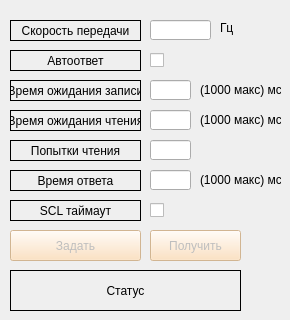
    <widget class="QWidget" name="tab_3">
     <attribute name="title">
      <string>Настройка</string>
     </attribute>
     <widget class="QLabel" name="label_14">
      <property name="geometry">
       <rect>
        <x>10</x>
        <y>20</y>
        <width>131</width>
        <height>21</height>
       </rect>
      </property>
      <property name="frameShape">
       <enum>QFrame::Panel</enum>
      </property>
      <property name="text">
       <string>Скорость передачи</string>
      </property>
      <property name="alignment">
       <set>Qt::AlignCenter</set>
      </property>
     </widget>
     <widget class="QLineEdit" name="lineEditBitRate">
      <property name="geometry">
       <rect>
        <x>150</x>
        <y>20</y>
        <width>61</width>
        <height>20</height>
       </rect>
      </property>
     </widget>
     <widget class="QLabel" name="label_15">
      <property name="geometry">
       <rect>
        <x>10</x>
        <y>50</y>
        <width>131</width>
        <height>21</height>
       </rect>
      </property>
      <property name="frameShape">
       <enum>QFrame::Panel</enum>
      </property>
      <property name="text">
       <string>Автоответ</string>
      </property>
      <property name="alignment">
       <set>Qt::AlignCenter</set>
      </property>
     </widget>
     <widget class="QLabel" name="label_16">
      <property name="geometry">
       <rect>
        <x>10</x>
        <y>80</y>
        <width>131</width>
        <height>21</height>
       </rect>
      </property>
      <property name="frameShape">
       <enum>QFrame::Panel</enum>
      </property>
      <property name="text">
       <string>Время ожидания записи</string>
      </property>
      <property name="alignment">
       <set>Qt::AlignCenter</set>
      </property>
     </widget>
     <widget class="QLineEdit" name="lineEditWriteTime">
      <property name="geometry">
       <rect>
        <x>150</x>
        <y>80</y>
        <width>41</width>
        <height>20</height>
       </rect>
      </property>
      <property name="placeholderText">
       <string/>
      </property>
     </widget>
     <widget class="QLabel" name="label_24">
      <property name="geometry">
       <rect>
        <x>10</x>
        <y>110</y>
        <width>131</width>
        <height>21</height>
       </rect>
      </property>
      <property name="frameShape">
       <enum>QFrame::Panel</enum>
      </property>
      <property name="text">
       <string>Время ожидания чтения</string>
      </property>
      <property name="alignment">
       <set>Qt::AlignCenter</set>
      </property>
     </widget>
     <widget class="QLineEdit" name="lineEditReadTime">
      <property name="geometry">
       <rect>
        <x>150</x>
        <y>110</y>
        <width>41</width>
        <height>20</height>
       </rect>
      </property>
      <property name="placeholderText">
       <string/>
      </property>
     </widget>
     <widget class="QCheckBox" name="checkBoxAutoResponse">
      <property name="geometry">
       <rect>
        <x>150</x>
        <y>50</y>
        <width>21</width>
        <height>21</height>
       </rect>
      </property>
      <property name="font">
       <font>
        <pointsize>8</pointsize>
       </font>
      </property>
      <property name="text">
       <string/>
      </property>
     </widget>
     <widget class="QLabel" name="label_29">
      <property name="geometry">
       <rect>
        <x>10</x>
        <y>140</y>
        <width>131</width>
        <height>21</height>
       </rect>
      </property>
      <property name="frameShape">
       <enum>QFrame::Panel</enum>
      </property>
      <property name="text">
       <string>Попытки чтения</string>
      </property>
      <property name="alignment">
       <set>Qt::AlignCenter</set>
      </property>
     </widget>
     <widget class="QLineEdit" name="lineEditRetries">
      <property name="geometry">
       <rect>
        <x>150</x>
        <y>140</y>
        <width>41</width>
        <height>20</height>
       </rect>
      </property>
      <property name="placeholderText">
       <string/>
      </property>
     </widget>
     <widget class="QPushButton" name="setConfigButton">
      <property name="enabled">
       <bool>false</bool>
      </property>
      <property name="geometry">
       <rect>
        <x>10</x>
        <y>230</y>
        <width>131</width>
        <height>31</height>
       </rect>
      </property>
      <property name="styleSheet">
       <string notr="true">background-color: rgb(255, 220, 178);</string>
      </property>
      <property name="text">
       <string>Задать</string>
      </property>
     </widget>
     <widget class="QPushButton" name="getConfigButton">
      <property name="enabled">
       <bool>false</bool>
      </property>
      <property name="geometry">
       <rect>
        <x>150</x>
        <y>230</y>
        <width>91</width>
        <height>31</height>
       </rect>
      </property>
      <property name="styleSheet">
       <string notr="true">background-color: rgb(255, 220, 178);</string>
      </property>
      <property name="text">
       <string>Получить</string>
      </property>
     </widget>
     <widget class="QLabel" name="label_31">
      <property name="geometry">
       <rect>
        <x>10</x>
        <y>170</y>
        <width>131</width>
        <height>21</height>
       </rect>
      </property>
      <property name="frameShape">
       <enum>QFrame::Panel</enum>
      </property>
      <property name="text">
       <string>Время ответа</string>
      </property>
      <property name="alignment">
       <set>Qt::AlignCenter</set>
      </property>
     </widget>
     <widget class="QLineEdit" name="lineEditResponseTime">
      <property name="geometry">
       <rect>
        <x>150</x>
        <y>170</y>
        <width>41</width>
        <height>20</height>
       </rect>
      </property>
      <property name="placeholderText">
       <string/>
      </property>
     </widget>
     <widget class="QLabel" name="label_32">
      <property name="geometry">
       <rect>
        <x>220</x>
        <y>20</y>
        <width>21</width>
        <height>16</height>
       </rect>
      </property>
      <property name="text">
       <string>Гц</string>
      </property>
     </widget>
     <widget class="QLabel" name="label_33">
      <property name="geometry">
       <rect>
        <x>200</x>
        <y>80</y>
        <width>81</width>
        <height>20</height>
       </rect>
      </property>
      <property name="text">
       <string>(1000 макс) мс</string>
      </property>
     </widget>
     <widget class="QLabel" name="labelStatusParametrs">
      <property name="geometry">
       <rect>
        <x>10</x>
        <y>270</y>
        <width>231</width>
        <height>41</height>
       </rect>
      </property>
      <property name="font">
       <font>
        <underline>false</underline>
       </font>
      </property>
      <property name="autoFillBackground">
       <bool>false</bool>
      </property>
      <property name="styleSheet">
       <string notr="true"/>
      </property>
      <property name="frameShape">
       <enum>QFrame::Panel</enum>
      </property>
      <property name="text">
       <string>Статус</string>
      </property>
      <property name="alignment">
       <set>Qt::AlignCenter</set>
      </property>
     </widget>
     <widget class="QLabel" name="label_34">
      <property name="geometry">
       <rect>
        <x>200</x>
        <y>110</y>
        <width>81</width>
        <height>20</height>
       </rect>
      </property>
      <property name="text">
       <string>(1000 макс) мс</string>
      </property>
     </widget>
     <widget class="QLabel" name="label_35">
      <property name="geometry">
       <rect>
        <x>200</x>
        <y>170</y>
        <width>81</width>
        <height>20</height>
       </rect>
      </property>
      <property name="text">
       <string>(1000 макс) мс</string>
      </property>
     </widget>
     <widget class="QLabel" name="label_43">
      <property name="geometry">
       <rect>
        <x>10</x>
        <y>200</y>
        <width>131</width>
        <height>21</height>
       </rect>
      </property>
      <property name="frameShape">
       <enum>QFrame::Panel</enum>
      </property>
      <property name="text">
       <string>SCL таймаут</string>
      </property>
      <property name="alignment">
       <set>Qt::AlignCenter</set>
      </property>
     </widget>
     <widget class="QCheckBox" name="checkBoxSCL">
      <property name="geometry">
       <rect>
        <x>150</x>
        <y>200</y>
        <width>21</width>
        <height>21</height>
       </rect>
      </property>
      <property name="font">
       <font>
        <pointsize>8</pointsize>
       </font>
      </property>
      <property name="text">
       <string/>
      </property>
     </widget>
    </widget>
